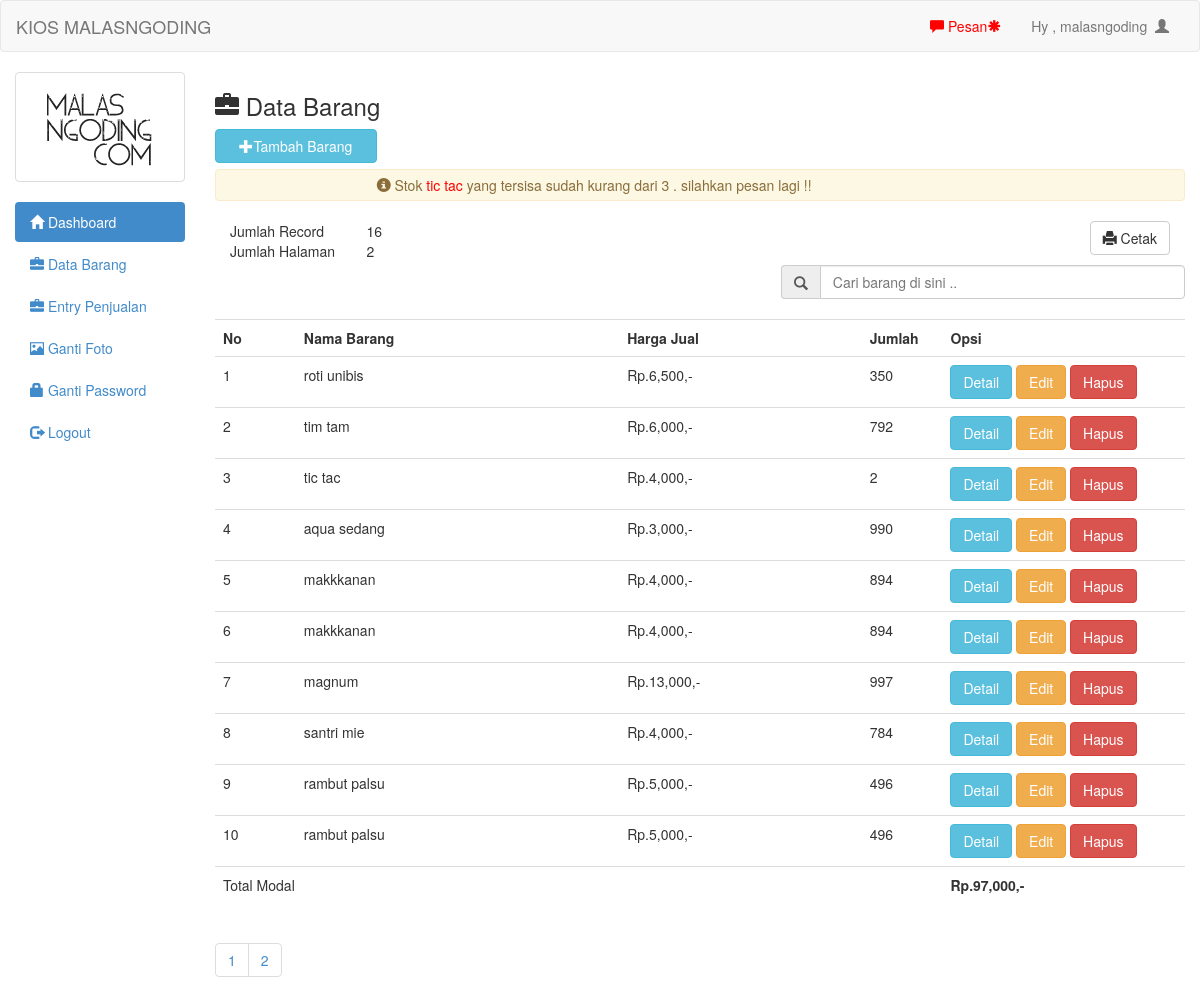
The app's page /admin/barang.php (signed in) with its own data.
### tables this page shows
CREATE TABLE IF NOT EXISTS `barang` (
  `id` int(11) NOT NULL AUTO_INCREMENT,
  `nama` text NOT NULL,
  `jenis` text NOT NULL,
  `suplier` text NOT NULL,
  `modal` int(11) NOT NULL,
  `harga` int(11) NOT NULL,
  `jumlah` int(11) NOT NULL,
  `sisa` int(11) NOT NULL,
  PRIMARY KEY (`id`)
);

### admin/barang.php (the view, shortened to what this page needs)
<?php include 'header.php'; ?>
<h3><span class="glyphicon glyphicon-briefcase"></span>  Data Barang</h3>
<button style="margin-bottom:20px" data-toggle="modal" data-target="#myModal" class="btn btn-info col-md-2"><span class="glyphicon glyphicon-plus"></span>Tambah Barang</button>
<br/>
<br/>
<?php
$periksa=mysql_query("select * from barang where jumlah <=3");
while($q=mysql_fetch_array($periksa)){
	if($q['jumlah']<=3){
		?>
		<?php
		echo "<div style='padding:5px' class='alert alert-warning'><span class='glyphicon glyphicon-info-sign'></span> Stok  <a style='color:red'>". $q['nama']."</a> yang tersisa sudah kurang dari 3 . silahkan pesan lagi !!</div>";
	}
}
?>
<?php
$per_hal=10;
$jumlah_record=mysql_query("SELECT COUNT(*) from barang");
$jum=mysql_result($jumlah_record, 0);
$halaman=ceil($jum / $per_hal);
$page = (isset($_GET['page'])) ? (int)$_GET['page'] : 1;
$start = ($page - 1) * $per_hal;
?>
<div class="col-md-12">
	<table class="col-md-2">
		<tr>
			<td>Jumlah Record</td>
			<td><?php echo $jum; ?></td>
		</tr>
		<tr>
			<td>Jumlah Halaman</td>
			<td><?php echo $halaman; ?></td>
		</tr>
	</table>
	<a style="margin-bottom:10px" href="lap_barang.php" target="_blank" class="btn btn-default pull-right"><span class='glyphicon glyphicon-print'></span>  Cetak</a>
</div>
<form action="cari_act.php" method="get">
	<div class="input-group col-md-5 col-md-offset-7">
		<span class="input-group-addon" id="basic-addon1"><span class="glyphicon glyphicon-search"></span></span>
		<input type="text" class="form-control" placeholder="Cari barang di sini .." aria-describedby="basic-addon1" name="cari">
	</div>
</form>
<br/>
<table class="table table-hover">
	<tr>
		<th class="col-md-1">No</th>
		<th class="col-md-4">Nama Barang</th>
		<th class="col-md-3">Harga Jual</th>
		<th class="col-md-1">Jumlah</th>
		<th class="col-md-3">Opsi</th>
	</tr>
	<?php
	if(isset($_GET['cari'])){
		$cari=mysql_real_escape_string($_GET['cari']);
		$brg=mysql_query("select * from barang where nama like '$cari' or jenis like '$cari'");
	}else{
		$brg=mysql_query("select * from barang limit $start, $per_hal");
	}
	$no=1;
	while($b=mysql_fetch_array($brg)){
		?>
		<tr>
			<td><?php echo $no++ ?></td>
			<td><?php echo $b['nama'] ?></td>
			<td>Rp.<?php echo number_format($b['harga']) ?>,-</td>
			<td><?php echo $b['jumlah'] ?></td>
			<td>
				<a href="det_barang.php?id=<?php echo $b['id']; ?>" class="btn btn-info">Detail</a>
				<a href="edit.php?id=<?php echo $b['id']; ?>" class="btn btn-warning">Edit</a>
				<a onclick="if(confirm('Apakah anda yakin ingin menghapus data ini ??')){ location.href='hapus.php?id=<?php echo $b['id']; ?>' }" class="btn btn-danger">Hapus</a>
			</td>
		</tr>
		<?php
	}
	?>
	<tr>
		<td colspan="4">Total Modal</td>
		<td>
		<?php
			$x=mysql_query("select sum(modal) as total from barang");
			$xx=mysql_fetch_array($x);
			echo "<b> Rp.". number_format($xx['total']).",-</b>";
		?>
		</td>
	</tr>
</table>
<ul class="pagination">
			<?php
			for($x=1;$x<=$halaman;$x++){
				?>
				<li><a href="?page=<?php echo $x ?>"><?php echo $x ?></a></li>
				<?php
			}
			?>
		</ul>
<?php
include 'footer.php';
?>

### admin/header.php (shortened to what this page needs)
<!DOCTYPE html>
<html>
<head>
	<link rel="stylesheet" type="text/css" href="../assets/css/bootstrap.css">
	<link rel="stylesheet" type="text/css" href="../assets/js/jquery-ui/jquery-ui.css">
</head>
<body>
	<div class="navbar navbar-default">
		<div class="container-fluid">
			<div class="navbar-header">
				<a href="http://www.malasngoding.com" class="navbar-brand">KIOS MALASNGODING</a>
			</div>
			<div class="collapse navbar-collapse">
				<ul class="nav navbar-nav navbar-right">
					<li><a id="pesan_sedia" href="#" data-toggle="modal" data-target="#modalpesan"><span class='glyphicon glyphicon-comment'></span>  Pesan</a></li>
					<li><a class="dropdown-toggle" data-toggle="dropdown" role="button" href="#">Hy , <?php echo $_SESSION['uname']  ?>&nbsp&nbsp<span class="glyphicon glyphicon-user"></span></a></li>
				</ul>
			</div>
		</div>
	</div>
	<div class="col-md-2">
		<div class="row">
			<?php
			$use=$_SESSION['uname'];
			$fo=mysql_query("select foto from admin where uname='$use'");
			while($f=mysql_fetch_array($fo)){
				?>
				<div class="col-xs-6 col-md-12">
					<a class="thumbnail">
						<img class="img-responsive" src="foto/<?php echo $f['foto']; ?>">
					</a>
				</div>
				<?php
			}
			?>
		</div>
		<ul class="nav nav-pills nav-stacked">
			<li class="active"><a href="index.php"><span class="glyphicon glyphicon-home"></span>  Dashboard</a></li>
			<li><a href="barang.php"><span class="glyphicon glyphicon-briefcase"></span>  Data Barang</a></li>
			<li><a href="barang_laku.php"><span class="glyphicon glyphicon-briefcase"></span>  Entry Penjualan</a></li>
			<li><a href="ganti_foto.php"><span class="glyphicon glyphicon-picture"></span>  Ganti Foto</a></li>
			<li><a href="ganti_pass.php"><span class="glyphicon glyphicon-lock"></span> Ganti Password</a></li>
			<li><a href="logout.php"><span class="glyphicon glyphicon-log-out"></span>  Logout</a></li>
		</ul>
	</div>
	<div class="col-md-10">

### admin/footer.php
</div>
</body>
</html>

### records on screen
barang: nama "tic tac", harga "4,000", jumlah "2"
barang: nama "roti unibis", harga "6,500", jumlah "350"
barang: nama "tim tam", harga "6,000", jumlah "792"
barang: nama "aqua sedang", harga "3,000", jumlah "990"
barang: nama "makkkanan", harga "4,000", jumlah "894"
barang: nama "makkkanan", harga "4,000", jumlah "894"
barang: nama "magnum", harga "13,000", jumlah "997"
barang: nama "santri mie", harga "4,000", jumlah "784"
barang: nama "rambut palsu", harga "5,000", jumlah "496"
barang: nama "rambut palsu", harga "5,000", jumlah "496"

### other values on screen
$_SESSION['uname'] "malasngoding"
$jum "16"
$halaman "2"
$xx['total'] "97,000"
